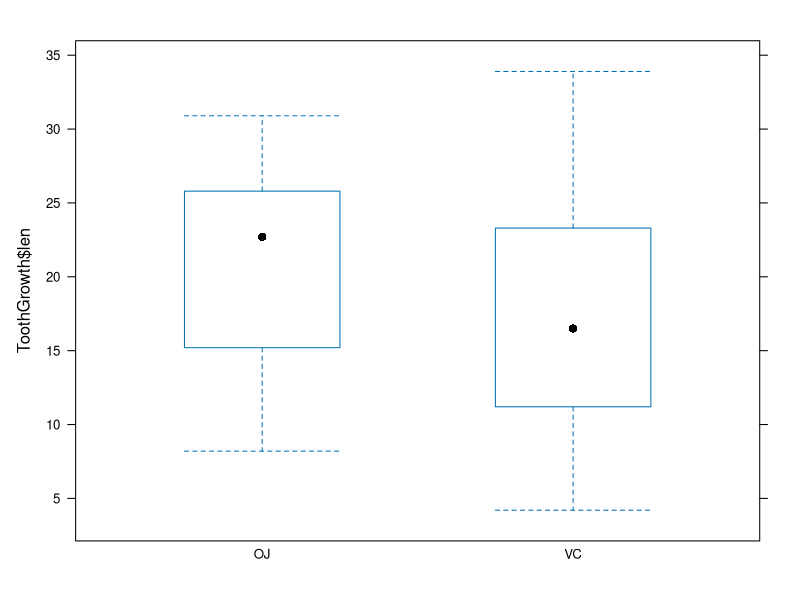
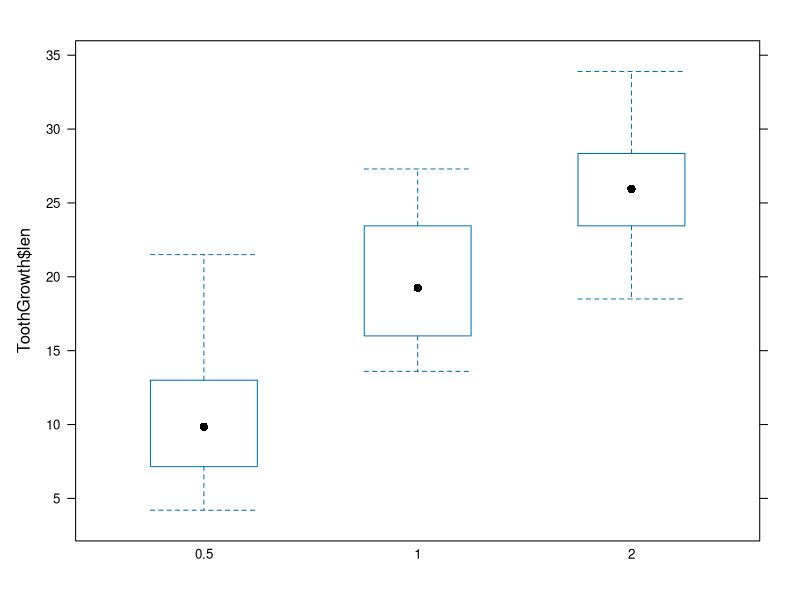

Source code (R) for these figures, in order:
## ---- chunk 1
library(datasets)
data(ToothGrowth)
## ---- chunk 2
dim(ToothGrowth)
str(ToothGrowth)
head(ToothGrowth)
## ---- chunk 3
library(lattice)
bwplot(ToothGrowth$len~ToothGrowth$supp)
bwplot(ToothGrowth$len~as.factor(ToothGrowth$dose))

## ---- chunk 4
summary(ToothGrowth)
## ---- chunk 5
Tooth.split.supp<-split(ToothGrowth$len, f=ToothGrowth$supp)
Tooth.split.dose<-split(ToothGrowth$len, f=ToothGrowth$dose)
## ---- chunk 6
t.test(Tooth.split.supp$OJ, Tooth.split.supp$VC)
## ---- chunk 7
t.test(Tooth.split.dose$`0.5`, Tooth.split.dose$`1`)
t.test(Tooth.split.dose$`1`, Tooth.split.dose$`2`)
t.test(Tooth.split.dose$`0.5`, Tooth.split.dose$`2`)
